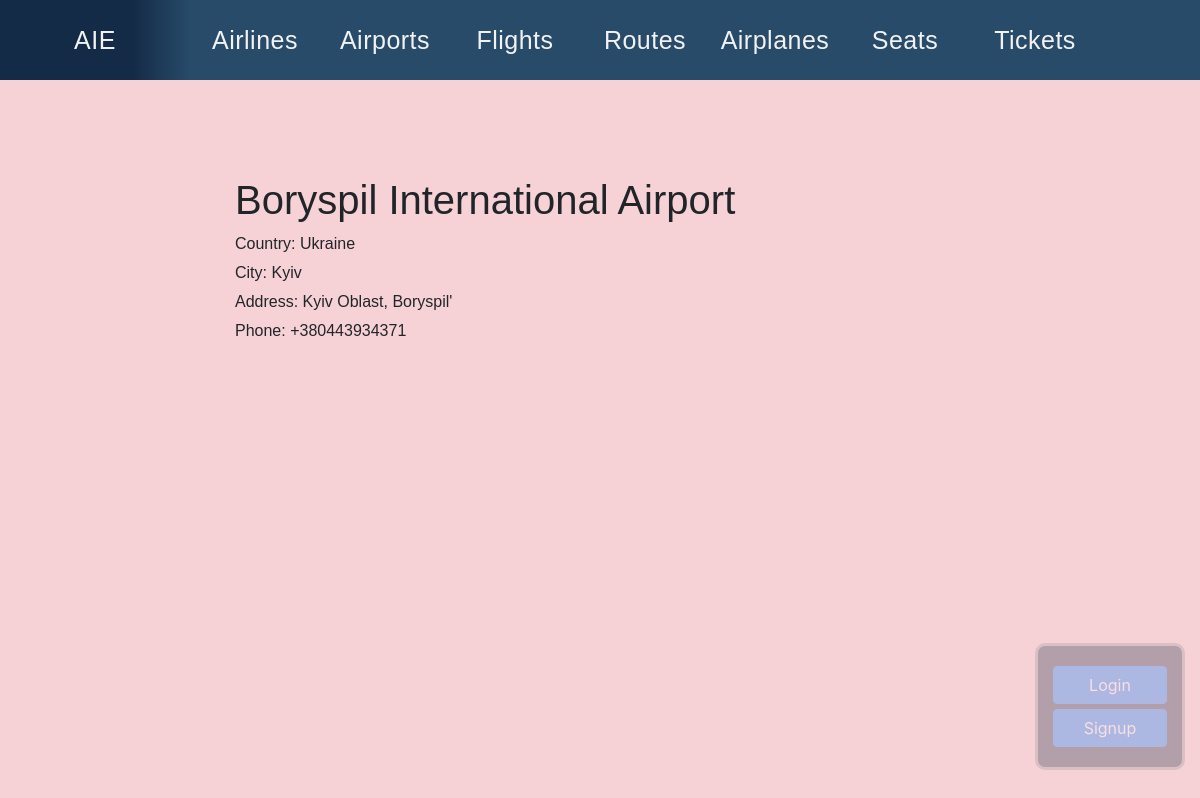
The app's page /airtickets/airport/boryspil-international-airport/ with its own data.
### airtickets/models.py (models this page shows, shortened)
class Airport(models.Model):
    name = models.CharField(max_length=100, db_index=True, unique=True)
    city = models.ForeignKey(City, on_delete=models.CASCADE, related_name='airports')
    address = models.CharField(max_length=100, unique=True)
    phone = models.CharField(max_length=15, unique=True)
    slug = models.SlugField(max_length=50, unique=True, blank=True)

class City(models.Model):
    name = models.CharField(max_length=50, db_index=True, unique=True)
    slug = models.CharField(max_length=50, unique=True, blank=True)
    country = models.ForeignKey(Country, on_delete=models.CASCADE, related_name='cities')

class Country(models.Model):
    name = models.CharField(max_length=50, db_index=True, unique=True)
    slug = models.SlugField(max_length=50, unique=True, blank=True)

### airtickets/views.py (the view)
# urls.py: path('airport/<str:slug>/', AirportDetail.as_view(), name='airport_detail_url'),
class AirportDetail(ObjectDetailMixin, View):
    model = Airport
    template = 'airtickets/airport_detail.html'

### airtickets/utils.py (called while the page is built)
    def get(self, request, slug):
        obj = get_object_or_404(self.model, slug__iexact=slug)
        return render(request, self.template, context={self.model.__name__.lower(): obj, 'admin_object': obj,
                                                       'detail': True})

### airtickets/templates/airtickets/airport_detail.html (shortened to what this page needs)
{% extends 'airtickets/base_airtickets.html' %}
{% block content %}
    <h1 class="mt-5">{{ airport.name }}</h1>
    <p>Country: {{ airport.city.country.name }}</p>
    <p>City: {{ airport.city.name }}</p>
    <p>Address: {{ airport.address }}</p>
    <p>Phone: {{ airport.phone }}</p>
{% endblock %}

### static/css/styles.css (style rules this page uses)
body { background-image: url(/static/images/back.jpg) }

### templates/base.html (style rules this page uses)
.admin-panel a,p { display: block; margin: 5px 0; }
body { background: #f6d2d6 url(/static/images/bg_palitra.png) no-repeat; background-attachment:fixed; background-size: contain; background-position:190px; }

### records on screen
Airport: name "Boryspil International Airport", city.country.name "Ukraine", city.name "Kyiv", address "Kyiv Oblast, Boryspil'", phone "+380443934371"
